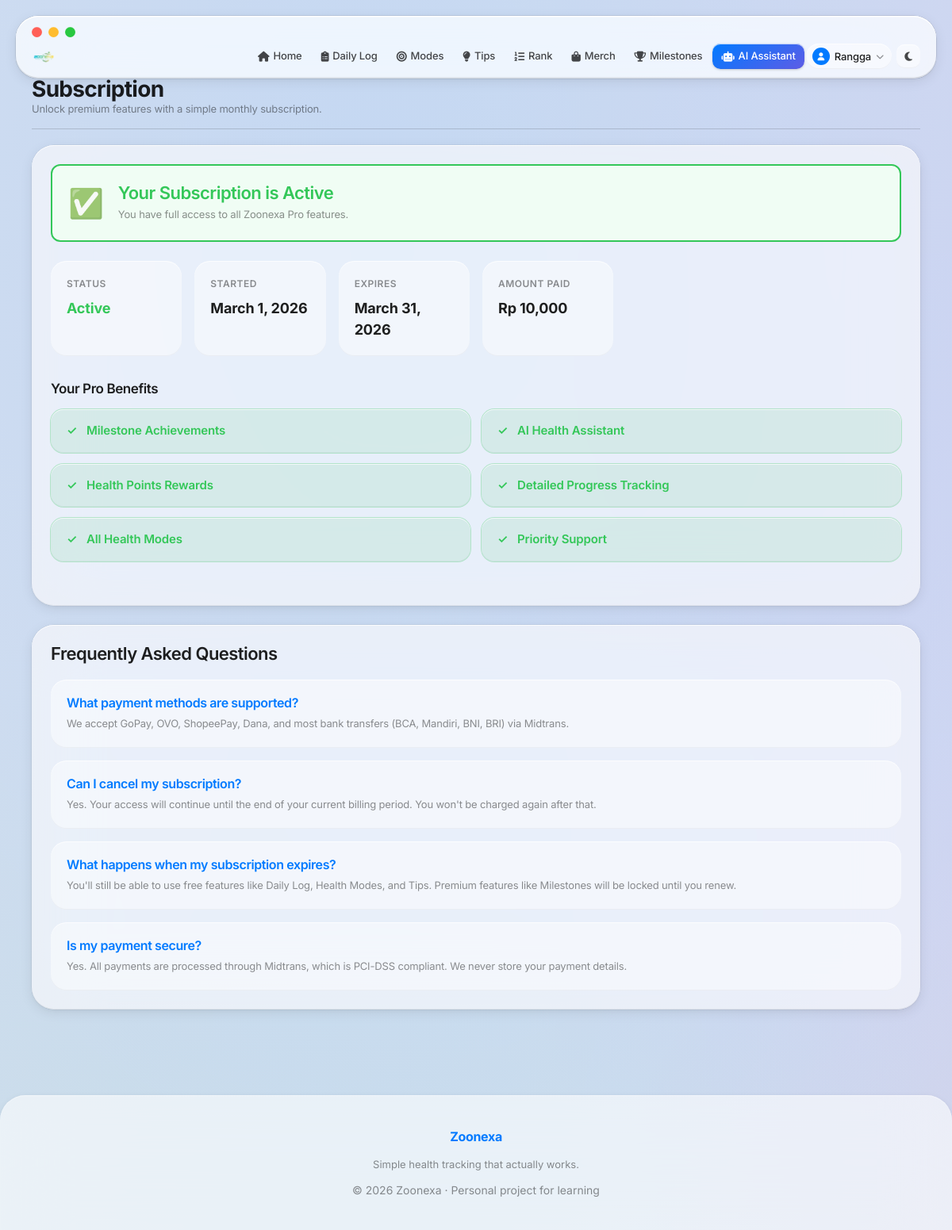
Page /subscription.php (signed in) on the committed database.
### tables this page shows
CREATE TABLE `subscriptions` (
  `id` int(11) NOT NULL AUTO_INCREMENT,
  `user_id` int(11) NOT NULL,
  `midtrans_order_id` varchar(100) NOT NULL,
  `midtrans_transaction_id` varchar(100) DEFAULT NULL,
  `status` enum('pending','active','expired','cancelled','failed') DEFAULT 'pending',
  `amount_paid` int(11) DEFAULT 10000,
  `start_date` date DEFAULT NULL,
  `end_date` date DEFAULT NULL,
  `payment_method` varchar(50) DEFAULT NULL,
  `created_at` timestamp NOT NULL DEFAULT current_timestamp(),
  `updated_at` timestamp NOT NULL DEFAULT current_timestamp() ON UPDATE current_timestamp(),
  PRIMARY KEY (`id`),
  UNIQUE KEY `midtrans_order_id` (`midtrans_order_id`),
  KEY `user_id` (`user_id`),
  CONSTRAINT `subscriptions_ibfk_1` FOREIGN KEY (`user_id`) REFERENCES `users` (`id`) ON DELETE CASCADE
);

### config.php (called while the page is built, shortened)
<?php
$mysqli = new mysqli(DB_HOST, DB_USER, DB_PASS, DB_NAME);
$mysqli->set_charset('utf8mb4');
function isLoggedIn() {
    return isset($_SESSION['user_id']) && !empty($_SESSION['user_id']);
}
function isSubscribed($user_id = null) {
    global $mysqli;
    if ($user_id === null) {
        $user_id = $_SESSION['user_id'];
    }
    $stmt = $mysqli->prepare("SELECT subscription_status FROM users WHERE id = ?");
    $stmt->bind_param("i", $user_id);
    $stmt->execute();
    $result = $stmt->get_result();
    if ($row = $result->fetch_assoc()) {
        return $row['subscription_status'] == 1;
    }
    return false;
}
function getActiveSubscription($user_id = null) {
    global $mysqli;
    if ($user_id === null) {
        $user_id = $_SESSION['user_id'];
    }
    $stmt = $mysqli->prepare("
        SELECT * FROM subscriptions
        WHERE user_id = ? AND status = 'active'
        ORDER BY created_at DESC LIMIT 1
    ");
    $stmt->bind_param("i", $user_id);
    $stmt->execute();
    $result = $stmt->get_result();
    $row = $result->fetch_assoc();
    return $row;
}
?>

### subscription.php (the view, shortened to what this page needs)
<?php
require 'config.php';
$subscribed = isSubscribed();
$activeSubscription = getActiveSubscription();
include 'header.php';
?>
<section class="page-section">
  <div class="page-header">
    <div>
      <h1>Subscription</h1>
      <p class="muted">Unlock premium features with a simple monthly subscription.</p>
    </div>
  </div>
  <?php if ($subscribed): ?>
  <div class="card big-card">
    <div class="sub-active-banner">
      <div class="sub-active-icon">✅</div>
      <div>
        <h2 style="color: var(--success);">Your Subscription is Active</h2>
        <p class="muted">You have full access to all Zoonexa Pro features.</p>
      </div>
    </div>
    <div class="sub-details">
      <div class="sub-detail-item">
        <span class="sub-label">Status</span>
        <span class="sub-value" style="color: var(--success); font-weight: 700;">Active</span>
      </div>
      <?php if ($activeSubscription): ?>
      <div class="sub-detail-item">
        <span class="sub-label">Started</span>
        <span class="sub-value"><?php echo date('F j, Y', strtotime($activeSubscription['start_date'])); ?></span>
      </div>
      <div class="sub-detail-item">
        <span class="sub-label">Expires</span>
        <span class="sub-value"><?php echo date('F j, Y', strtotime($activeSubscription['end_date'])); ?></span>
      </div>
      <div class="sub-detail-item">
        <span class="sub-label">Amount Paid</span>
        <span class="sub-value">Rp <?php echo number_format($activeSubscription['amount_paid']); ?></span>
      </div>
      <?php endif; ?>
    </div>
    <div class="sub-features">
      <h3>Your Pro Benefits</h3>
      <div class="features-grid">
        <div class="feature-item active"><span>✓</span> Milestone Achievements</div>
        <div class="feature-item active"><span>✓</span> AI Health Assistant</div>
        <div class="feature-item active"><span>✓</span> Health Points Rewards</div>
        <div class="feature-item active"><span>✓</span> Detailed Progress Tracking</div>
        <div class="feature-item active"><span>✓</span> All Health Modes</div>
        <div class="feature-item active"><span>✓</span> Priority Support</div>
      </div>
    </div>
  </div>
  <?php endif; ?>
  <div class="card" style="margin-top: 24px;">
    <h2>Frequently Asked Questions</h2>
    <div class="faq-list">
      <div class="faq-item">
        <h4>What payment methods are supported?</h4>
        <p class="muted">We accept GoPay, OVO, ShopeePay, Dana, and most bank transfers (BCA, Mandiri, BNI, BRI) via Midtrans.</p>
      </div>
      <div class="faq-item">
        <h4>Can I cancel my subscription?</h4>
        <p class="muted">Yes. Your access will continue until the end of your current billing period. You won't be charged again after that.</p>
      </div>
      <div class="faq-item">
        <h4>What happens when my subscription expires?</h4>
        <p class="muted">You'll still be able to use free features like Daily Log, Health Modes, and Tips. Premium features like Milestones will be locked until you renew.</p>
      </div>
      <div class="faq-item">
        <h4>Is my payment secure?</h4>
        <p class="muted">Yes. All payments are processed through Midtrans, which is PCI-DSS compliant. We never store your payment details.</p>
      </div>
    </div>
  </div>
</section>
<?php include 'footer.php'; ?>

### rows in the picture
subscriptions: start_date "March 1, 2026", end_date "March 31, 2026", amount_paid "10,000"

### other values in the picture
$_SESSION['username'] "Rangga"
